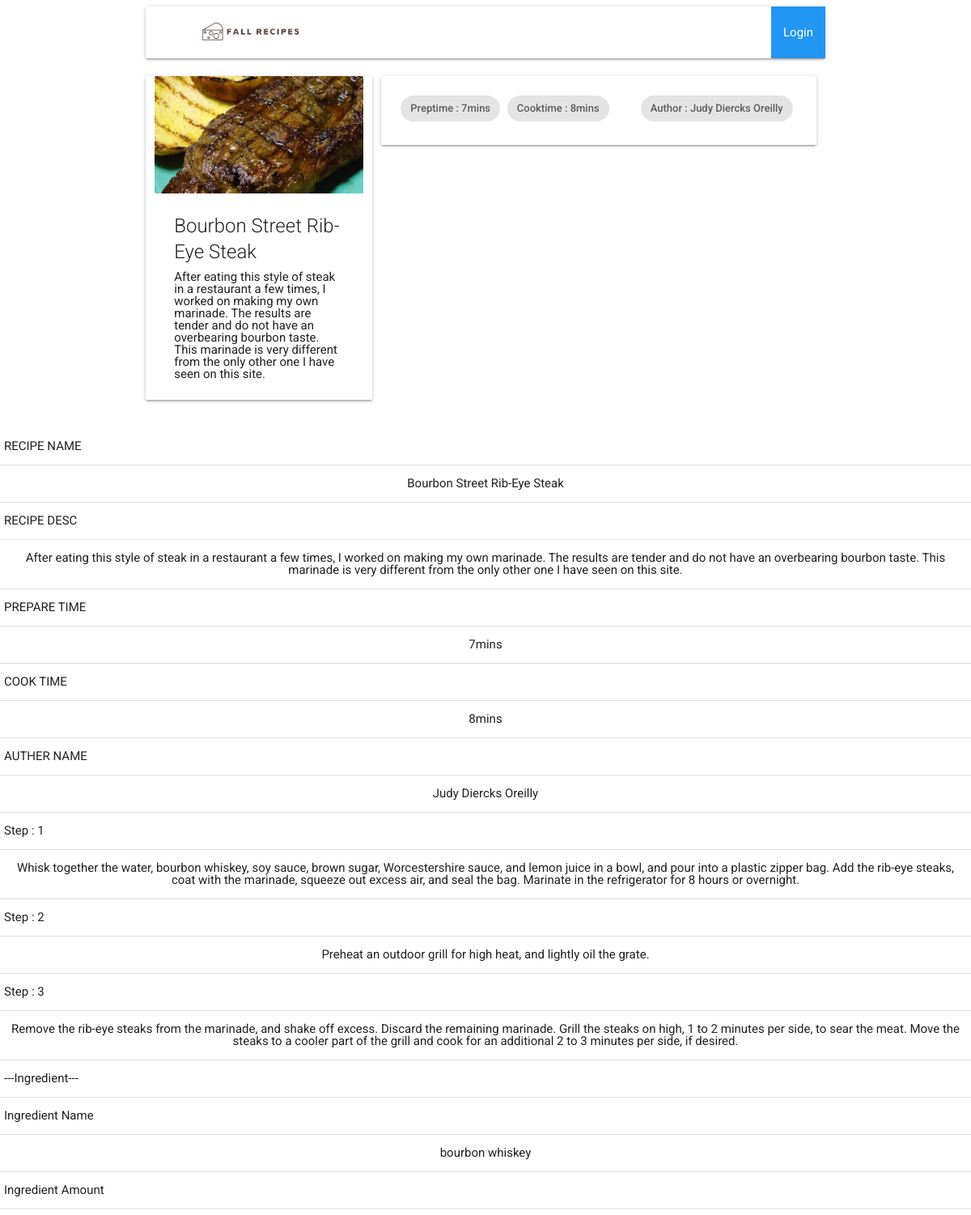
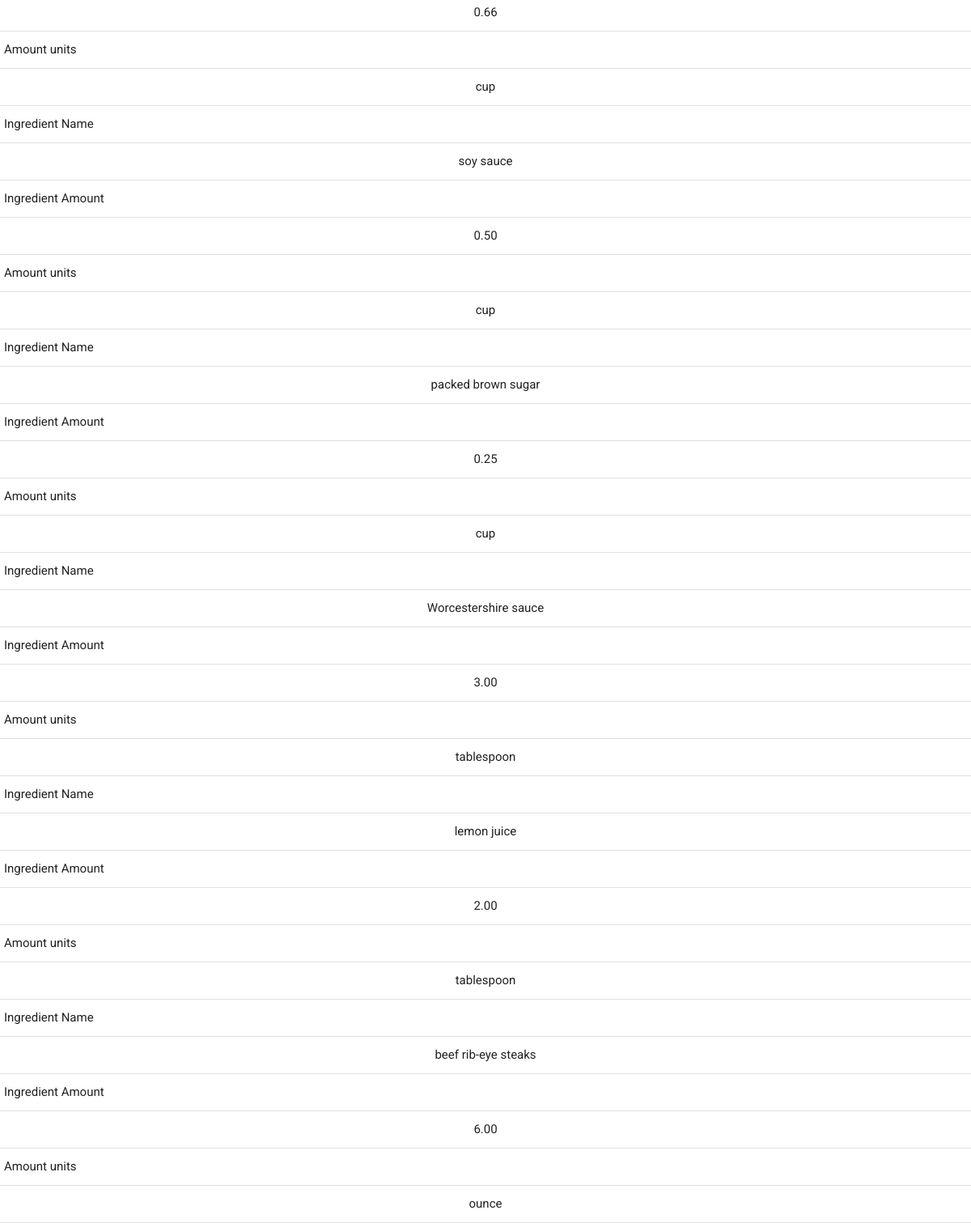
Page /displayRecipePage.php?id=101 on the committed database (2 pictures, top to bottom).
### tables this page shows
CREATE TABLE IF NOT EXISTS RECIPE(
   RecipeID   INTEGER  NOT NULL PRIMARY KEY AUTO_INCREMENT
  ,RecipeName VARCHAR(40) NOT NULL
  ,RecipeDesc VARCHAR(448) NOT NULL
  ,AuthorID   INTEGER  NOT NULL
  ,PrepTime   VARCHAR(20) NOT NULL
  ,CookTime   VARCHAR(20) NOT NULL
);

CREATE TABLE IF NOT EXISTS AUTHOR(
   AuthorID   INTEGER  NOT NULL PRIMARY KEY AUTO_INCREMENT
  ,AuthorName VARCHAR(20) NOT NULL
  ,AuthorEmail VARCHAR(50) NOT NULL
  ,AuthorPassword VARCHAR(20) NOT NULL
  ,AuthorSecurityPassword VARCHAR(20) NOT NULL
);

CREATE TABLE IF NOT EXISTS STEP(
   StepID     INTEGER  NOT NULL PRIMARY KEY AUTO_INCREMENT
  ,RecipeID   INTEGER 
  ,StepNumber INTEGER
  ,StepDesc   VARCHAR(431)
);

CREATE TABLE IF NOT EXISTS STEP_INGREDIENT(
   Step_IngredD  INTEGER  NOT NULL PRIMARY KEY AUTO_INCREMENT
  ,StepID        INTEGER  NOT NULL
  ,IngredientID  INTEGER 
  ,IngredientAmt NUMERIC(20,2)
  ,AmtUnits      VARCHAR(18)
);

CREATE TABLE IF NOT EXISTS INGREDIENT(
   IngredientID   INTEGER  NOT NULL PRIMARY KEY AUTO_INCREMENT
  ,IngredientName VARCHAR(48) NOT NULL
);

### displayRecipePage.php (the view, shortened to what this page needs)
<!DOCTYPE html>
<html lang="en" dir="ltr">
	<head>
		<link rel="stylesheet" href="css/reset.css">
		<link rel="stylesheet" href="css/materialize.css">
    <link rel="stylesheet" href="css/master.css" />
	</head>
	<body>
		<div class="container">
				<?php
					include "header.php";
					$recipeID = $_GET["id"];
					global $dbConn;
					$recipeQuery = "SELECT * FROM recipe WHERE RecipeID = '$recipeID'";
					try{
						$runRecipeQuery=$dbConn->prepare($recipeQuery);
						$runRecipeQuery->execute();
						$resultRecipe=$runRecipeQuery->fetchall(PDO::FETCH_ASSOC);
					}
					catch(PDOException $ex){
							print "<p>Failed</p>";
							print $ex->getMessage();
					}
					$authorID = $resultRecipe[0]['AuthorID'];
					$authorQuery = "SELECT * FROM author WHERE AuthorID ='$authorID'";
					try{
						$runAuthorQuery=$dbConn->prepare($authorQuery);
						$runAuthorQuery->execute();
						$resultAuthor=$runAuthorQuery->fetchall(PDO::FETCH_ASSOC);
					}
					catch(PDOException $ex){
							print "<p>Failed</p>";
							print $ex->getMessage();
					}
					$stepQuery = "SELECT * FROM step WHERE RecipeID ='$recipeID'";
					try{
						$runStepQuery=$dbConn->prepare($stepQuery);
						$runStepQuery->execute();
						$resultStep=$runStepQuery->fetchall(PDO::FETCH_ASSOC);
					}
					catch(PDOException $ex){
							print "<p>Failed</p>";
							print $ex->getMessage();
					}
					$IngArray = array();
					$StepArray = array();
					$countStep = count($resultStep);
					for($i=0;$i<$countStep;$i++){
						$stepID = $resultStep[$i]['StepID'];
						$step_ingQuery = "SELECT * FROM step_ingredient WHERE stepID ='$stepID'";
						try{
							$runStep_IngQuery=$dbConn->prepare($step_ingQuery);
							$runStep_IngQuery->execute();
							$resultStep_Ing=$runStep_IngQuery->fetchall(PDO::FETCH_ASSOC);
						}
						catch(PDOException $ex){
								print "<p>Failed</p>";
								print $ex->getMessage();
						}
						array_push($StepArray,$resultStep_Ing);
						$countStep_Ing = count($resultStep_Ing);
						for($j=0;$j<$countStep_Ing;$j++){
							$ingID = $resultStep_Ing[$j]['IngredientID'];
							if($ingID!=null){
								$ingredientQuery = "SELECT * FROM ingredient WHERE IngredientID ='$ingID'";
								try{
									$runIngredientQuery=$dbConn->prepare($ingredientQuery);
									$runIngredientQuery->execute();
									$resultIngredient=$runIngredientQuery->fetchall(PDO::FETCH_ASSOC);
								}
								catch(PDOException $ex){
										print "<p>Failed</p>";
										print $ex->getMessage();
								}
								array_push($IngArray,$resultIngredient[0]);
							}
						}
					}
					echo '<div class="row">
									<div class="card col s4">
										<div class="card-image">
										<img src="images/recipes/'.$recipeID.'.jpg" alt="Recipe Image"/>
										</div>
										<div class="card-content">
											<div class="card-title">'.$resultRecipe[0]['RecipeName'].'</div>
											<p>'.$resultRecipe[0]['RecipeDesc'].'</p>
										</div>
									</div>
									<div class="col s8">
										<div class="card">
											<div class="card-content">
												<div class="chip">Preptime : '.$resultRecipe[0]['PrepTime'].'</div>
												<div class="chip">Cooktime : '.$resultRecipe[0]['CookTime'].'</div>
												<div class="chip right">Author : '.$resultAuthor[0]['AuthorName'].'</div>
											</div>
											</div>
										</div>
									</div>
								</div>';
				?>
	</body>
</html>
	<?php
	print "<table border=1>
		<tr><th><p>RECIPE NAME</p></th></tr>
		<tr><td><p align='center'>".$resultRecipe[0]['RecipeName']."</p></td></tr>
		<tr><th><p>RECIPE DESC</p></th></tr>
		<tr><td><p align='center'>".$resultRecipe[0]['RecipeDesc']."</p></td></tr>
		<tr><th><p>PREPARE TIME</p></th></tr>
		<tr><td><p align='center'>".$resultRecipe[0]['PrepTime']."</p></td></tr>
		<tr><th><p>COOK TIME</p></th></tr>
		<tr><td><p align='center'>".$resultRecipe[0]['CookTime']."</p></td></tr>
		<tr><th><p>AUTHER NAME</p></th></tr>
		<tr><td><p align='center'>".$resultAuthor[0]['AuthorName']."</p></td></tr>";
		for($i=0;$i<$countStep;$i++){
			$j=$i+1;
			print "<tr><th><p>Step : $j</p></th></tr>
			<tr><td><p align='center'>".$resultStep[$i]['StepDesc']."</p></td></tr>";
		}
		print "<tr><th><p>---Ingredient---</p></th></tr>";
		$countStep_ing = count($StepArray);
		$countIng = count($IngArray);
		for($i=0;$i<$countStep_ing;$i++){
			$countStep_ingI = count($StepArray[$i]);
			for($j=0;$j<$countStep_ingI;$j++){
				$IngredientIDTmp=$StepArray[$i][$j]['IngredientID'];
				if($IngredientIDTmp!=null){
					print "<tr><th><p>Ingredient Name</p></th></tr>";
					for($k=0;$k<$countIng;$k++){
						if($IngArray[$k]['IngredientID']==$IngredientIDTmp){
							print "<tr><td><p align='center'>".$IngArray[$k]['IngredientName']."</p></td></tr>";
						}
					}
					print "<tr><th><p>Ingredient Amount</p></th></tr>
					<tr><td><p align='center'>".$StepArray[$i][$j]['IngredientAmt']."</p></td></tr>
					<tr><th><p>Amount units</p></th></tr>
					<tr><td><p align='center'>".$StepArray[$i][$j]['AmtUnits']."</p></td></tr>";
				}
			}
		}
	print "</table>";
	?>
	</body>
</html>

### css/master.css (style rules this page uses)
html { font-family: 'Roboto', sans-serif; }

### rows in the picture
recipe: RecipeName "Bourbon Street Rib-Eye Steak", RecipeDesc "After eating this style of steak in a restaurant a few times, I worked on making my own marinade. The results are tender and do not have an overbearing bourbon taste. This marinade is very different from the only other one I have seen on this site.", PrepTime "7mins", CookTime "8mins"
author: AuthorName "Judy Diercks Oreilly"
step: j "1", StepDesc "Whisk together the water, bourbon whiskey, soy sauce, brown sugar, Worcestershire sauce, and lemon juice in a bowl, and pour into a plastic zipper bag. Add the rib-eye steaks, coat with the marinade, squeeze out excess air, and seal the bag. Marinate in the refrigerator for 8 hours or overnight."
step: j "2", StepDesc "Preheat an outdoor grill for high heat, and lightly oil the grate."
step: j "3", StepDesc "Remove the rib-eye steaks from the marinade, and shake off excess. Discard the remaining marinade. Grill the steaks on high, 1 to 2 minutes per side, to sear the meat. Move the steaks to a cooler part of the grill and cook for an additional 2 to 3 minutes per side, if desired."
step_ingredient: IngredientAmt "0.66", AmtUnits "cup"
ingredient: IngredientName "bourbon whiskey"
step_ingredient: IngredientAmt "0.50", AmtUnits "cup"
ingredient: IngredientName "soy sauce"
step_ingredient: IngredientAmt "0.25", AmtUnits "cup"
ingredient: IngredientName "packed brown sugar"
step_ingredient: IngredientAmt "3.00", AmtUnits "tablespoon"
ingredient: IngredientName "Worcestershire sauce"
step_ingredient: IngredientAmt "2.00", AmtUnits "tablespoon"
ingredient: IngredientName "lemon juice"
step_ingredient: IngredientAmt "6.00", AmtUnits "ounce"
ingredient: IngredientName "beef rib-eye steaks"
